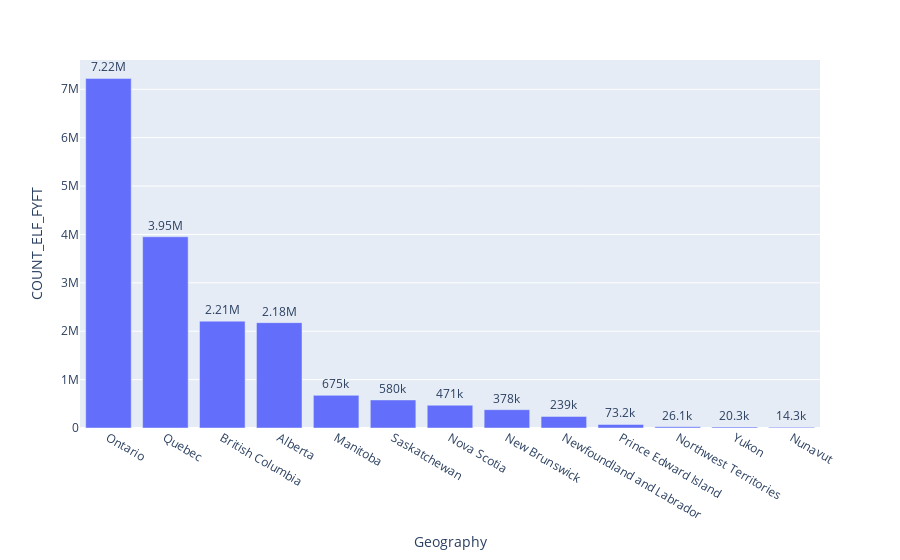

Here is the notebook cell this chart was saved with:
### Code cell
# employee count per state

s_c = job_cnt_state.groupby('Geography')['COUNT_ELF_FYFT']\
.sum().sort_values(ascending=False).reset_index()

fig = px.bar(s_c, y='COUNT_ELF_FYFT', x='Geography', text='COUNT_ELF_FYFT')
fig.update_traces(texttemplate='%{text:.3s}', textposition='outside')
fig.update_layout(uniformtext_minsize=8, uniformtext_mode='hide')
#fig.update_layout(barmode='group', xaxis_tickangle=-45)

fig.show()

### Figure 1 — Plotly figure (JSON) as saved in the notebook; plotly's stock layout.template omitted (floating-point values rounded to 4 significant figures)
{"data": [{"alignmentgroup": "True", "hoverlabel": {"namelength": 0}, "hovertemplate": "Geography=%{x}<br>COUNT_ELF_FYFT=%{text}", "legendgroup": "", "marker": {"color": "#636efa"}, "name": "", "offsetgroup": "", "orientation": "v", "showlegend": false, "text": [7224725, 3951925, 2207705, 2177435, 674965, 579770, 470580, 378495, 238900, 73150, 26055, 20345, 14295], "textposition": "outside", "texttemplate": "%{text:.3s}", "type": "bar", "x": ["Ontario", "Quebec", "British Columbia", "Alberta", "Manitoba", "Saskatchewan", "Nova Scotia", "New Brunswick", "Newfoundland and Labrador", "Prince Edward Island", "Northwest Territories", "Yukon", "Nunavut"], "xaxis": "x", "y": [7224725, 3951925, 2207705, 2177435, 674965, 579770, 470580, 378495, 238900, 73150, 26055, 20345, 14295], "yaxis": "y"}], "layout": {"barmode": "relative", "legend": {"tracegroupgap": 0}, "margin": {"t": 60}, "uniformtext": {"minsize": 8, "mode": "hide"}, "xaxis": {"anchor": "y", "domain": [0, 1], "title": {"text": "Geography"}}, "yaxis": {"anchor": "x", "domain": [0, 1], "title": {"text": "COUNT_ELF_FYFT"}}}}
